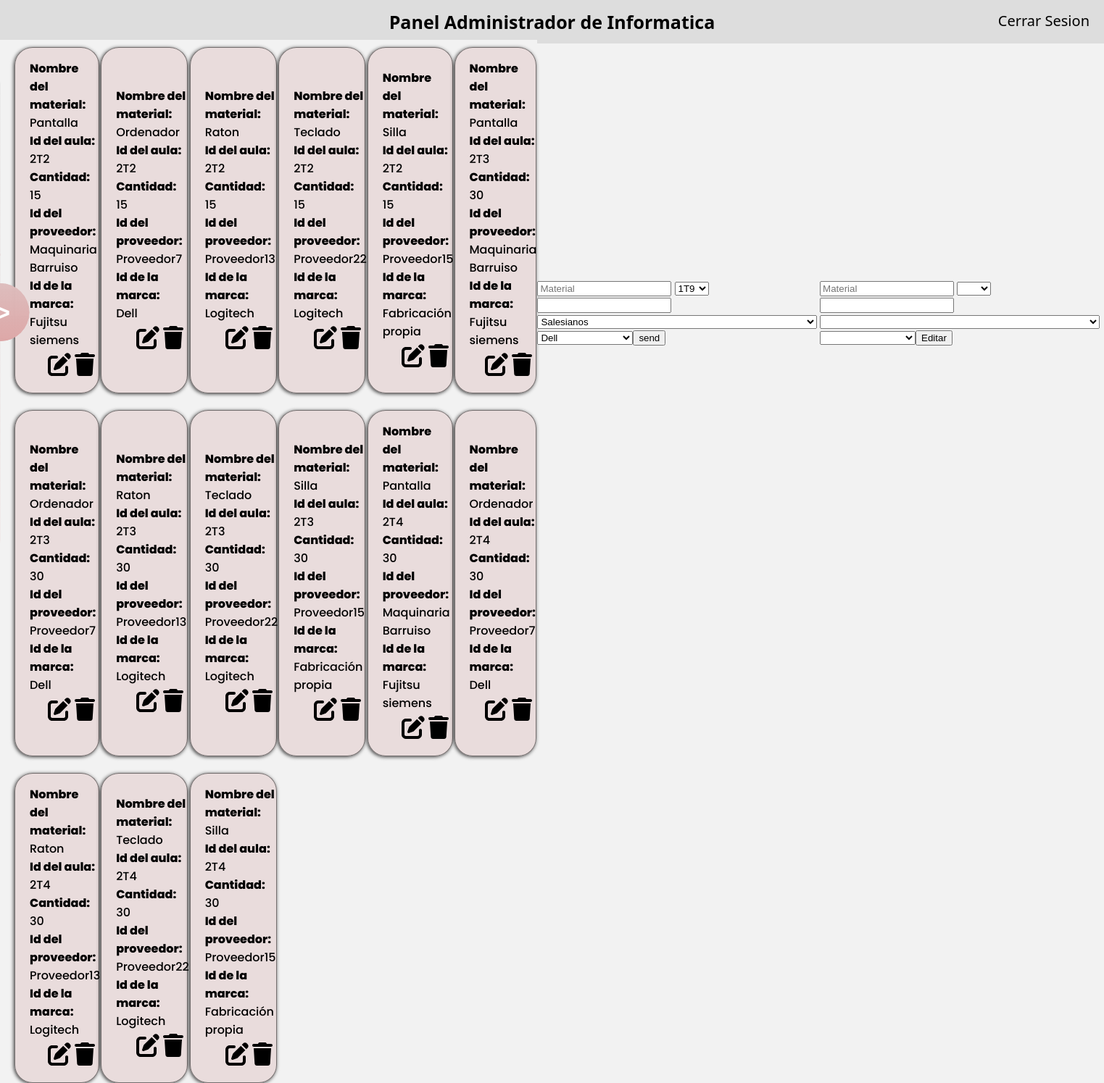
Screenshot of /PanelDepartamento/PanelDepartamento.php (signed in) with the database file from the repository.
### tables this page shows
CREATE TABLE `departec` (
  `idDepartamento` int(11) NOT NULL,
  `NombreDepar` varchar(50) NOT NULL
);

CREATE TABLE `materiales` (
  `idMateriales` int(11) NOT NULL,
  `NombreMat` varchar(30) NOT NULL,
  `idAula` varchar(5) NOT NULL,
  `Cantidad` int(11) NOT NULL,
  `idProveedor` int(11) NOT NULL,
  `idMarca` int(11) NOT NULL,
  `idDepartamento` int(11) NOT NULL
);

CREATE TABLE `prov` (
  `idProveedor` int(11) NOT NULL,
  `Nombre` varchar(60) NOT NULL,
  `Direccion` varchar(80) NOT NULL,
  `Municipio` varchar(30) NOT NULL,
  `Provincia` varchar(30) NOT NULL,
  `Telefono` int(9) NOT NULL,
  `idTipo` int(11) NOT NULL,
  `idDepartamento` int(11) DEFAULT NULL
);

CREATE TABLE `marca` (
  `idMarca` int(11) NOT NULL,
  `NombreMarca` varchar(30) NOT NULL,
  `idDepartamento` int(11) NOT NULL
);

### PanelDepartamento/PanelEditar.php (the view, shortened to what this page needs)
<form method="post">
    <input type="text" name="NMaterial" id="NMaterial" required placeholder="Material" value="<?php echo $NombreMat ?>">
    <select name="NAula" id="NAula" required>
        <option value="<?php echo $Aula ?>">
        </option>
        <?php
        include("./conexion_bd.php");
        $sql = "SELECT a.idAula FROM aula AS a INNER JOIN departec AS d ON a.idDepartamento = d.idDepartamento WHERE a.idDepartamento = $_SESSION[deparamento];";
        $resultado = mysqli_query($conexion, $sql);
        if ($resultado) {
            while ($row = mysqli_fetch_assoc($resultado)) {
                $idAula = $row['idAula'];
                echo "<option value='$idAula'>$idAula</option>";
            }
        }
        ?>
    </select>
    <input type="number" name="NCantidad" id="NCantidad" required value="<?php echo $Cantidad ?>">
    <select name="NProeveedor" id="NProeveedor" required>
        <option value="<?php echo $idProveedor ?>">
        </option>
        <?php
        include("./conexion_bd.php");
        $sql = "SELECT * FROM prov";
        $resultado = mysqli_query($conexion, $sql);
        if ($resultado) {
            while ($row = mysqli_fetch_assoc($resultado)) {
                $idProveedor = $row['idProveedor'];
                $NProveedor = $row['Nombre'];
                echo "<option value='$idProveedor'>$NProveedor</option>";
            }
        }
        ?>
    </select>
    <select name="NMarca" id="NMarca" required>
        <option value="<?php echo $idMarca ?>">
        </option>
        <?php
        include("./conexion_bd.php");
        $sql = "SELECT * FROM marca";
        $resultado = mysqli_query($conexion, $sql);
        if ($resultado) {
            while ($row = mysqli_fetch_assoc($resultado)) {
                $idMarca = $row['idMarca'];
                $NMarca = $row['NombreMarca'];
                echo "<option value='$idMarca'>$NMarca</option>";
            }
        }
        ?>
        <input type="submit" value="Editar" name="editarrr">
</form>

### PanelDepartamento/DepU.php (shortened to what this page needs)
<?php
include("./conexion_bd.php");
$inc = true;
if ($inc){
    $consulta = "SELECT d.NombreDepar , l.idDepartamento FROM login AS l
    LEFT JOIN departec AS d ON l.idDepartamento = d.idDepartamento
    WHERE l.idUser = $_SESSION[id]";
    $resultado = mysqli_query($conexion, $consulta);
    if ($resultado){
        while($row = $resultado->fetch_object()){
            $nombreDepar = $row->NombreDepar;
            ?>
            <?php echo htmlspecialchars($nombreDepar); ?>
        <?php
        }
    }
}
?>

### PanelDepartamento/InformacionU.php (shortened to what this page needs)
<?php
include("./conexion_bd.php");
function body($consulta, $conexion)
{
    $resultado = mysqli_query($conexion, $consulta);
    if ($resultado) {
        while ($row = $resultado->fetch_object()) {
            $NombreMat = $row->NombreMat;
            $idAula = $row->idAula;
            $Cantidad = $row->Cantidad;
            $idProveedor = $row->Nombre;
            $idMarca = $row->NombreMarca;
            $idMateriales = $row->idMateriales;
            ?>
            <div class="card">
                <h3>Nombre del material:</h3>
                <?php echo htmlspecialchars($NombreMat) ?>
                <h3>Id del aula:</h3>
                <?php echo htmlspecialchars($idAula) ?>
                <h3>Cantidad:</h3>
                <?php echo htmlspecialchars($Cantidad) ?>
                <h3>Id del proveedor:</h3>
                <?php echo htmlspecialchars($idProveedor) ?>
                <h3>Id de la marca:</h3>
                <?php echo htmlspecialchars($idMarca) ?>
                <div class="card_icons">
                    <a href="./PanelDepartamento.php?Editar=<?php echo $idMateriales; ?>" onclick=""></a>
                    <a href="./PanelDepartamento.php?borrar=<?php echo $idMateriales; ?>" onclick="return ConfirmDelete()"></a>
                </div>
            </div>
            <?php
        }
    }
}
if (isset($_GET['search']) && !empty($_GET['search']) || (isset($_GET['value']) && !empty($_GET['value']))) {
    $types = [
        'aula' => 'a.idAula',
        'prov' => 'p.Nombre',
        'marca' => 'ma.NombreMarca',
        'tipoprod' => 'tp.NombreTipo ',
        'ubi' => 'u.NombreUbicacion'
    ];
    $type = "";
    if ($_GET['search'] != 'all' && isset($_GET['value']) && $_GET['value'] != 'all') {
        $types = $types[$_GET['search']];
        $type = "$types = '$_GET[value]' AND";
    }
    $consulta = "SELECT m.idMateriales,m.NombreMat, m.idAula, m.Cantidad,p.Nombre, ma.NombreMarca FROM login AS l
    INNER JOIN departec AS d ON l.idDepartamento = d.idDepartamento
    INNER JOIN aula AS a ON d.idDepartamento = a.idDepartamento
    INNER JOIN materiales AS m ON a.idAula = m.idAula
    INNER JOIN prov AS p ON m.idProveedor = p.idProveedor
    INNER JOIN marca AS ma ON m.idMarca = ma.idMarca
    INNER JOIN tipoprod AS tp ON tp.idTipo = p.idTipo
    INNER JOIN ubi AS u ON u.idUbicacion = a.idUbicacion
    WHERE $type d.idDepartamento  = $_SESSION[deparamento] AND l.idUser = $_SESSION[id]";
    body($consulta, $conexion);
} else {
    $consulta = "SELECT m.idMateriales,m.NombreMat, m.idAula, m.Cantidad,p.Nombre, ma.NombreMarca FROM login AS l
    INNER JOIN departec AS d ON l.idDepartamento = d.idDepartamento
    INNER JOIN aula AS a ON d.idDepartamento = a.idDepartamento
    INNER JOIN materiales AS m ON a.idAula = m.idAula
    INNER JOIN prov AS p ON m.idProveedor = p.idProveedor
    INNER JOIN marca AS ma ON m.idMarca = ma.idMarca
    INNER JOIN tipoprod AS tp ON tp.idTipo = p.idTipo
    INNER JOIN ubi AS u ON u.idUbicacion = a.idUbicacion
    WHERE d.idDepartamento  = $_SESSION[deparamento] AND l.idUser = $_SESSION[id]";
    body($consulta, $conexion);
}

### PanelDepartamento/styleU.css (style rules this page uses)
body { margin: 0; padding: 0; height: 100vh; font-family: system-ui, -apple-system, BlinkMacSystemFont, 'Segoe UI', Roboto, Oxygen, Ubuntu, Cantarell, 'Open Sans', 'Helvetica Neue', sans-serif; background-color: #F2F2F2;; }
.card { display: flex; flex-direction: column; justify-content: center; align-items: left; padding-top: 7.5px; padding-left: 20px; padding-bottom: 7.5px; height: 100%; width: 80%; background-color:rgba(221, 189, 189, 0.411); border-radius: 25px; border: 1px solid rgba(0, 0, 0, 0.5); box-shadow: -1px 1px 5px rgba(0,0,0,0.75); font-family: 'Poppins', sans-serif; font-weight: 500; }
.card h3 { font-size: 16px; font-family: 'Poppins', sans-serif; font-weight: 800; margin: 0; padding: 0; }
.card_icons { display: flex; justify-content: flex-end; flex-direction: row; margin-top: 5px; margin-right: 5px; gap: 5px; }

### rows the page displays
materiales: NombreMat "Pantalla", idAula "2T2", Cantidad "15", idProveedor.Nombre "Maquinaria Barruiso", idMarca.NombreMarca "Fujitsu siemens"
materiales: NombreMat "Ordenador", idAula "2T2", Cantidad "15", idProveedor.Nombre "Proveedor7", idMarca.NombreMarca "Dell"
materiales: NombreMat "Raton", idAula "2T2", Cantidad "15", idProveedor.Nombre "Proveedor13", idMarca.NombreMarca "Logitech"
materiales: NombreMat "Teclado", idAula "2T2", Cantidad "15", idProveedor.Nombre "Proveedor22", idMarca.NombreMarca "Logitech"
materiales: NombreMat "Silla", idAula "2T2", Cantidad "15", idProveedor.Nombre "Proveedor15", idMarca.NombreMarca "Fabricación propia"
materiales: NombreMat "Pantalla", idAula "2T3", Cantidad "30", idProveedor.Nombre "Maquinaria Barruiso", idMarca.NombreMarca "Fujitsu siemens"
materiales: NombreMat "Ordenador", idAula "2T3", Cantidad "30", idProveedor.Nombre "Proveedor7", idMarca.NombreMarca "Dell"
materiales: NombreMat "Raton", idAula "2T3", Cantidad "30", idProveedor.Nombre "Proveedor13", idMarca.NombreMarca "Logitech"
materiales: NombreMat "Teclado", idAula "2T3", Cantidad "30", idProveedor.Nombre "Proveedor22", idMarca.NombreMarca "Logitech"
materiales: NombreMat "Silla", idAula "2T3", Cantidad "30", idProveedor.Nombre "Proveedor15", idMarca.NombreMarca "Fabricación propia"
materiales: NombreMat "Pantalla", idAula "2T4", Cantidad "30", idProveedor.Nombre "Maquinaria Barruiso", idMarca.NombreMarca "Fujitsu siemens"
materiales: NombreMat "Ordenador", idAula "2T4", Cantidad "30", idProveedor.Nombre "Proveedor7", idMarca.NombreMarca "Dell"
materiales: NombreMat "Raton", idAula "2T4", Cantidad "30", idProveedor.Nombre "Proveedor13", idMarca.NombreMarca "Logitech"
materiales: NombreMat "Teclado", idAula "2T4", Cantidad "30", idProveedor.Nombre "Proveedor22", idMarca.NombreMarca "Logitech"
materiales: NombreMat "Silla", idAula "2T4", Cantidad "30", idProveedor.Nombre "Proveedor15", idMarca.NombreMarca "Fabricación propia"

### other values shown
$nombreDepar "Informatica"
form field NAula "1T9"
form field NProeveedor "Salesianos"
form field NMarca "Dell"
